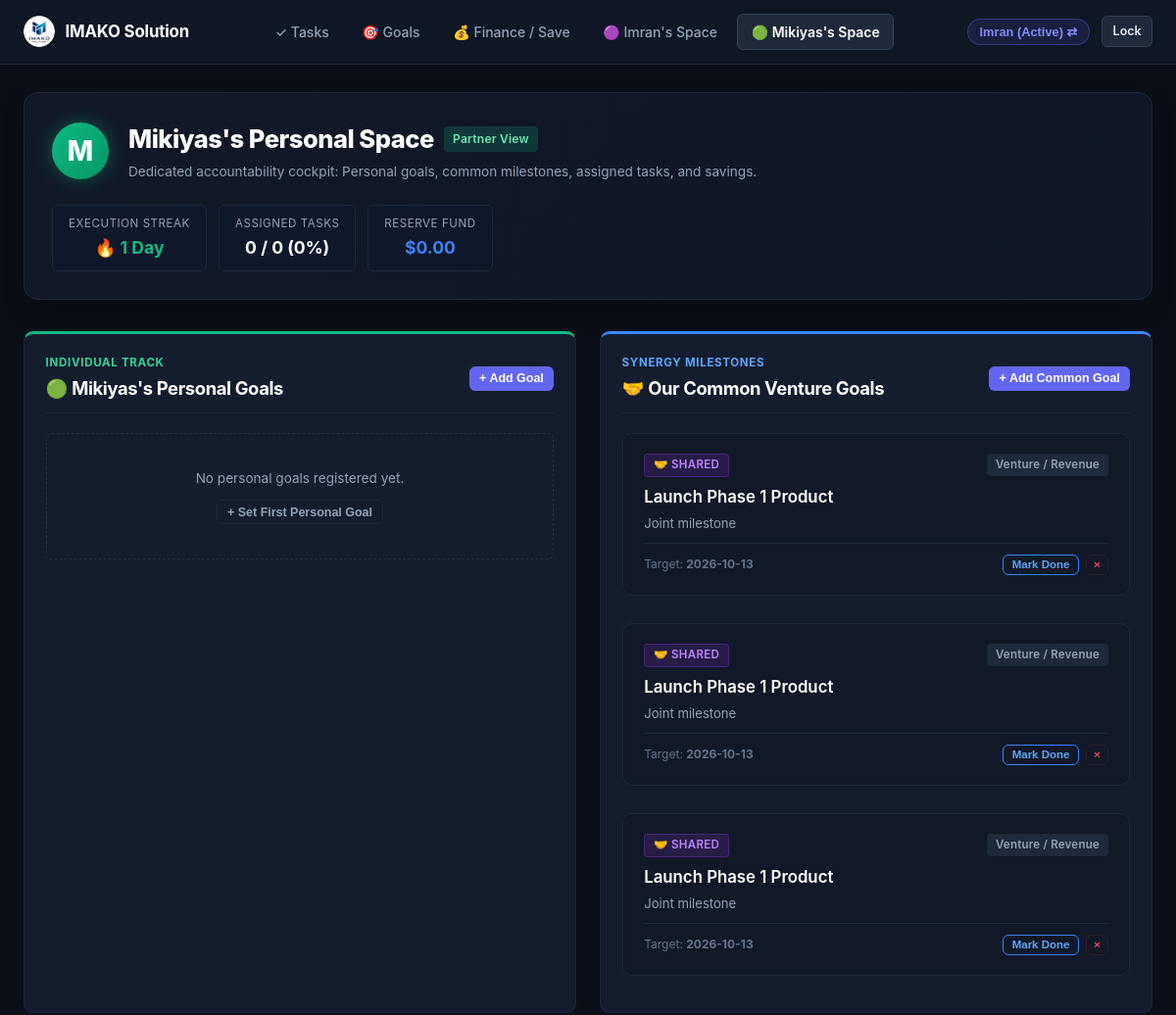
/mikiyas (signed in, upper part), run on an earlier commit of the app's database.
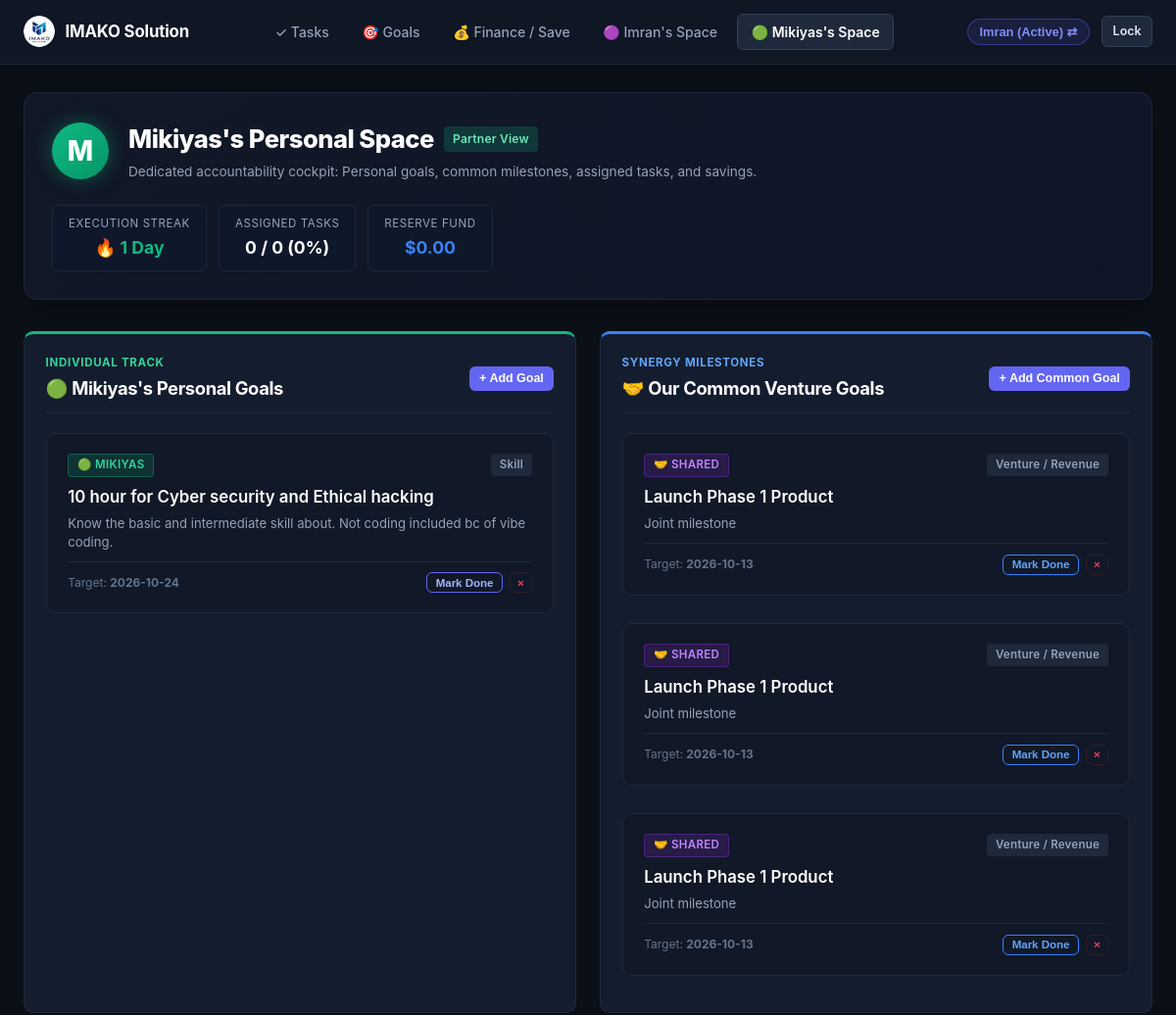
And on a later commit of the database.
### tables this page shows
CREATE TABLE goals (
        id INTEGER PRIMARY KEY AUTOINCREMENT,
        goal_type TEXT NOT NULL CHECK(goal_type IN ('shared', 'imran', 'mikiyas')),
        title TEXT NOT NULL,
        description TEXT,
        target_time TEXT,
        target_date TEXT,
        category TEXT DEFAULT 'General',
        is_completed INTEGER NOT NULL DEFAULT 0,
        proof_image TEXT,
        proof_text TEXT,
        ai_verified INTEGER NOT NULL DEFAULT 0,
        ai_status TEXT NOT NULL DEFAULT 'Unverified',
        ai_feedback TEXT,
        reminder_enabled INTEGER NOT NULL DEFAULT 1,
        created_at TIMESTAMP DEFAULT CURRENT_TIMESTAMP
    , progress_pct INTEGER NOT NULL DEFAULT 0);

### app.py (the view)
@app.route("/partner/<partner_id>")
@app.route("/imran")
@app.route("/mikiyas")
def partner_space(partner_id=None):
    if not partner_id:
        partner_id = "imran" if request.path == "/imran" else "mikiyas"
    if partner_id not in ("imran", "mikiyas"):
        partner_id = "imran"
    conn = get_db_connection()
    cursor = conn.cursor()
    cursor.execute("SELECT * FROM users WHERE id = ?", (partner_id,))
    partner = cursor.fetchone()
    cursor.execute("SELECT * FROM goals WHERE goal_type = ? ORDER BY is_completed ASC, id DESC", (partner_id,))
    personal_goals = cursor.fetchall()
    cursor.execute("SELECT * FROM goals WHERE goal_type = 'shared' ORDER BY is_completed ASC, id DESC")
    shared_goals = cursor.fetchall()
    cursor.execute("""
    SELECT * FROM tasks
    WHERE (assigned_to = ? OR (user_id = ? AND assigned_to != 'shared' AND task_type != 'shared'))
    ORDER BY is_done ASC, due_date ASC, id DESC
    """, (partner_id, partner_id))
    partner_tasks = cursor.fetchall()
    tasks_total = len(partner_tasks)
    tasks_done = sum(1 for t in partner_tasks if t["is_done"])
    task_rate = int((tasks_done / tasks_total * 100)) if tasks_total > 0 else 0
    streak_count = calculate_task_streak(conn, partner_id)
    fin_totals = get_user_financial_totals(conn, user_id=partner_id)
    savings_goal = partner["savings_goal_target"] if partner and partner["savings_goal_target"] > 0 else 2500.0
    savings_pct = min(100, int((fin_totals["savings"] / savings_goal) * 100)) if savings_goal > 0 else 0
    conn.close()
    return render_template(
        "partner.html",
        active_page=f"partner_{partner_id}",
        partner=partner,
        personal_goals=personal_goals,
        shared_goals=shared_goals,
        partner_tasks=partner_tasks,
        tasks_done=tasks_done,
        tasks_total=tasks_total,
        task_rate=task_rate,
        streak_count=streak_count,
        fin_totals=fin_totals,
        savings_pct=savings_pct
    )

### app.py (called while the page is built, shortened)
@app.before_request
def require_authentication_gate():
    if request.endpoint == "static" or request.path.startswith(("/static/", "/public/")):
        return None
    allowed_exact = (
        "/", "/index", "/login", "/login/", "/favicon.ico", "/manifest.json", "/sw.js",
        "/api/index", "/api/index/", "/api/index.py", "/debug"
    )
    if (
        request.path in allowed_exact
        or request.endpoint in ("login", "debug_endpoint", "index", "vercel_entrypoint_dispatcher")
    ):
        return None
    user = session.get("logged_in_user") or request.cookies.get("partner_user")
    if user in ("imran", "mikiyas"):
        if not session.get("logged_in_user"):
            session["logged_in_user"] = user
            session.permanent = True
        return None

### database/db.py (called while the page is built, shortened)
def get_db_connection():
    global _last_db_check
    conn = sqlite3.connect(DB_PATH, factory=SyncedConnection)
    conn.row_factory = sqlite3.Row
    conn.execute("PRAGMA foreign_keys = ON")
    return conn

    def commit(self):
        super().commit()
        if is_serverless:
            sync_db()

### templates/partner.html (shortened to what the changed rows need)
{% extends "base.html" %}
{% block content %}
<div class="partner-hero-banner" style="display:flex; justify-content:space-between; align-items:center; flex-wrap:wrap; gap:1.5rem; margin-bottom:2rem; background:linear-gradient(135deg, rgba(17, 24, 39, 0.95), rgba(15, 23, 42, 0.9)); border:1px solid #1f293d; padding:1.75rem; border-radius:var(--radius-lg); box-shadow:0 10px 25px -5px rgba(0,0,0,0.3);">
  <div style="display:flex; align-items:center; gap:1.25rem;">
    <div>
      <div style="display:flex; align-items:center; gap:0.6rem;">
        <h1 style="font-size:1.6rem; font-weight:800; color:#fff; margin:0;">
          {{ partner.name }}'s Personal Space
        </h1>
      </div>
    </div>
  </div>
</div>
<div class="grid-2" style="margin-bottom: 2rem;">
  <div class="card" style="border-top: 3px solid {% if partner.id == 'imran' %}#6366f1{% else %}#10b981{% endif %};">
    <div class="card-header" style="margin-bottom: 1.25rem;">
      <div>
      </div>
      <button class="btn btn-primary btn-sm" data-open-modal="addPersonalGoalModal" style="font-size:0.78rem;">
      </button>
    </div>
    {% if personal_goals %}
      <div style="display:flex; flex-direction:column; gap:0.75rem;">
        {% for goal in personal_goals %}
          <div class="goal-tile {% if goal.is_completed %}completed{% endif %}">
            <div class="goal-tile-header">
              <span class="badge-assignee {{ partner.id }}">
                {% if partner.id == 'imran' %}🟣 Imran{% else %}🟢 Mikiyas{% endif %}
              </span>
              <span class="badge" style="background:#1e293b; color:#94a3b8; font-size:0.72rem;">{{ goal.category }}</span>
            </div>
            <div class="goal-tile-title" style="margin-bottom:0.35rem; {% if goal.is_completed %}text-decoration:line-through; color:#64748b;{% endif %}">
              {{ goal.title }}
            </div>
            {% if goal.description %}
              <p style="font-size:0.82rem; color:var(--text-muted); margin-bottom:0.65rem; line-height:1.4;">
                {{ goal.description }}
              </p>
            {% endif %}
            <div style="display:flex; justify-content:space-between; align-items:center; font-size:0.75rem; color:var(--text-subtle); margin-top:0.65rem; padding-top:0.65rem; border-top:1px solid #1e293b;">
              <span>Target: <strong>{{ goal.target_date or 'Ongoing' }}</strong></span>
              <div style="display:flex; align-items:center; gap:0.4rem;">
                <form action="{{ url_for('toggle_goal_status', goal_id=goal.id) }}" method="POST" style="margin:0;">
                  <button type="submit" class="btn btn-outline btn-sm" style="padding:0.22rem 0.55rem; font-size:0.72rem; border-color:{% if goal.is_completed %}#10b981{% else %}#6366f1{% endif %}; color:{% if goal.is_completed %}#34d399{% else %}#a5b4fc{% endif %};">
                    {% if goal.is_completed %}✓ Done{% else %}Mark Done{% endif %}
                  </button>
                </form>
                <form action="{{ url_for('delete_goal', goal_id=goal.id) }}" method="POST" style="margin:0;">
                  <button type="submit" class="btn btn-outline btn-sm delete-confirm-btn" data-confirm-msg="Remove this goal?" style="padding:0.22rem 0.45rem; font-size:0.72rem; border-color:#2e1f26; color:#f43f5e;">
                    &times;
                  </button>
                </form>
              </div>
            </div>
          </div>
        {% endfor %}
      </div>
    {% else %}
      <div style="padding:2.2rem 1rem; text-align:center; color:var(--text-muted); border:1px dashed #243147; border-radius:var(--radius-sm); font-size:0.85rem;">
        No personal goals registered yet.<br>
        <button class="btn btn-outline btn-sm" data-open-modal="addPersonalGoalModal" style="margin-top:0.75rem;">+ Set First Personal Goal</button>
      </div>
    {% endif %}
  </div>
  <div class="card" style="border-top: 3px solid #3b82f6;">
    {% if shared_goals %}
      <div style="display:flex; flex-direction:column; gap:0.75rem;">
        {% for goal in shared_goals %}
          <div class="goal-tile {% if goal.is_completed %}completed{% endif %}">
            <div class="goal-tile-header">
              <span class="badge-assignee shared">🤝 Shared</span>
              <span class="badge" style="background:#1e293b; color:#94a3b8; font-size:0.72rem;">{{ goal.category }}</span>
            </div>
            <div class="goal-tile-title" style="margin-bottom:0.35rem; {% if goal.is_completed %}text-decoration:line-through; color:#64748b;{% endif %}">
              {{ goal.title }}
            </div>
            {% if goal.description %}
              <p style="font-size:0.82rem; color:var(--text-muted); margin-bottom:0.65rem; line-height:1.4;">
                {{ goal.description }}
              </p>
            {% endif %}
            <div style="display:flex; justify-content:space-between; align-items:center; font-size:0.75rem; color:var(--text-subtle); margin-top:0.65rem; padding-top:0.65rem; border-top:1px solid #1e293b;">
              <span>Target: <strong>{{ goal.target_date or 'No deadline' }}</strong></span>
              <div style="display:flex; align-items:center; gap:0.4rem;">
                <form action="{{ url_for('toggle_goal_status', goal_id=goal.id) }}" method="POST" style="margin:0;">
                  <button type="submit" class="btn btn-outline btn-sm" style="padding:0.22rem 0.55rem; font-size:0.72rem; border-color:{% if goal.is_completed %}#10b981{% else %}#3b82f6{% endif %}; color:{% if goal.is_completed %}#34d399{% else %}#60a5fa{% endif %};">
                    {% if goal.is_completed %}✓ Done{% else %}Mark Done{% endif %}
                  </button>
                </form>
                <form action="{{ url_for('delete_goal', goal_id=goal.id) }}" method="POST" style="margin:0;">
                  <button type="submit" class="btn btn-outline btn-sm delete-confirm-btn" data-confirm-msg="Remove this goal?" style="padding:0.22rem 0.45rem; font-size:0.72rem; border-color:#2e1f26; color:#f43f5e;">
                    &times;
                  </button>
                </form>
              </div>
            </div>
          </div>
        {% endfor %}
      </div>
    {% endif %}
  </div>
</div>
{% endblock %}

What changed in the data, as far as the page shows it:
added goals: category "Skill", title "10 hour for Cyber security and Ethical hacking", description "Know the basic and intermediate skill about. Not coding included bc of vibe coding.", target_date "2026-10-24", is_completed "Mark Done", shown under "🟢 Mikiyas's Personal Goals"
Also different on the page:
text no longer shown: "No personal goals registered yet. + Set First Personal Goal"
